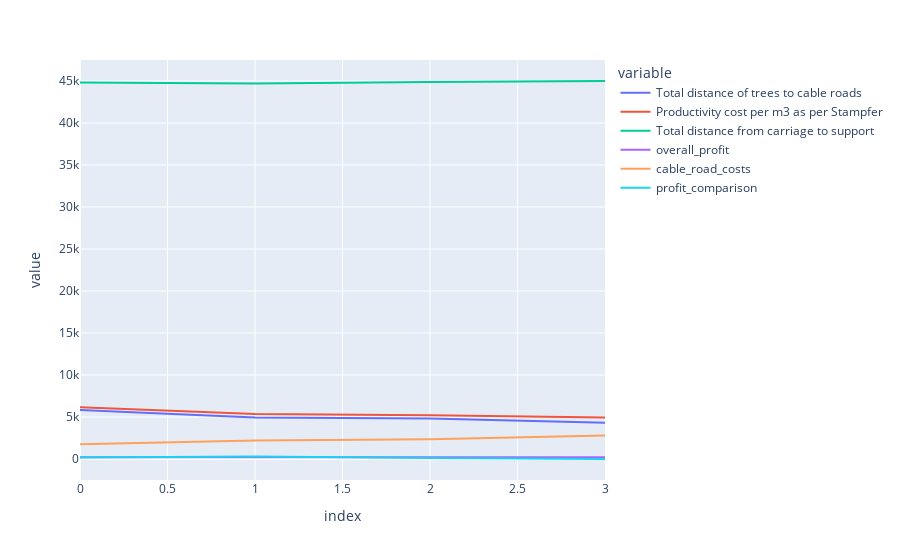

The code cell stored with this chart in its notebook:
### Code cell
reload(plotting)
pd.options.plotting.backend = "plotly"
results_df = plotting.model_results_comparison(model_list)
overall_profit_baseline = results_df.iloc[0]["overall_profit"]
display(results_df)
results_df.plot()

### Figure 1 — Plotly figure (JSON) as saved in the notebook; plotly's stock layout.template omitted (floating-point values rounded to 4 significant figures)
{"data": [{"hovertemplate": "variable=Total distance of trees to cable roads<br>index=%{x}<br>value=%{y}<extra></extra>", "legendgroup": "Total distance of trees to cable roads", "line": {"color": "#636efa", "dash": "solid"}, "marker": {"symbol": "circle"}, "mode": "lines", "name": "Total distance of trees to cable roads", "orientation": "v", "showlegend": true, "type": "scatter", "x": [0, 1, 2, 3], "xaxis": "x", "y": [5837.0, 4936.0, 4811.0, 4307.0], "yaxis": "y"}, {"hovertemplate": "variable=Productivity cost per m3 as per Stampfer<br>index=%{x}<br>value=%{y}<extra></extra>", "legendgroup": "Productivity cost per m3 as per Stampfer", "line": {"color": "#EF553B", "dash": "solid"}, "marker": {"symbol": "circle"}, "mode": "lines", "name": "Productivity cost per m3 as per Stampfer", "orientation": "v", "showlegend": true, "type": "scatter", "x": [0, 1, 2, 3], "xaxis": "x", "y": [6163.0, 5351.0, 5211.0, 4932.0], "yaxis": "y"}, {"hovertemplate": "variable=Total distance from carriage to support<br>index=%{x}<br>value=%{y}<extra></extra>", "legendgroup": "Total distance from carriage to support", "line": {"color": "#00cc96", "dash": "solid"}, "marker": {"symbol": "circle"}, "mode": "lines", "name": "Total distance from carriage to support", "orientation": "v", "showlegend": true, "type": "scatter", "x": [0, 1, 2, 3], "xaxis": "x", "y": [44810.0, 44690.0, 44870.0, 45000.0], "yaxis": "y"}, {"hovertemplate": "variable=overall_profit<br>index=%{x}<br>value=%{y}<extra></extra>", "legendgroup": "overall_profit", "line": {"color": "#ab63fa", "dash": "solid"}, "marker": {"symbol": "circle"}, "mode": "lines", "name": "overall_profit", "orientation": "v", "showlegend": true, "type": "scatter", "x": [0, 1, 2, 3], "xaxis": "x", "y": [215.5, 216.7, 214.9, 213.6], "yaxis": "y"}, {"hovertemplate": "variable=cable_road_costs<br>index=%{x}<br>value=%{y}<extra></extra>", "legendgroup": "cable_road_costs", "line": {"color": "#FFA15A", "dash": "solid"}, "marker": {"symbol": "circle"}, "mode": "lines", "name": "cable_road_costs", "orientation": "v", "showlegend": true, "type": "scatter", "x": [0, 1, 2, 3], "xaxis": "x", "y": [1755.0, 2198.0, 2357.0, 2806.0], "yaxis": "y"}, {"hovertemplate": "variable=profit_comparison<br>index=%{x}<br>value=%{y}<extra></extra>", "legendgroup": "profit_comparison", "line": {"color": "#19d3f3", "dash": "solid"}, "marker": {"symbol": "circle"}, "mode": "lines", "name": "profit_comparison", "orientation": "v", "showlegend": true, "type": "scatter", "x": [0, 1, 2, 3], "xaxis": "x", "y": [192.1, 304.4, 129.2, 0], "yaxis": "y"}], "layout": {"legend": {"title": {"text": "variable"}, "tracegroupgap": 0}, "margin": {"t": 60}, "xaxis": {"anchor": "y", "domain": [0, 1], "title": {"text": "index"}}, "yaxis": {"anchor": "x", "domain": [0, 1], "title": {"text": "value"}}}}
